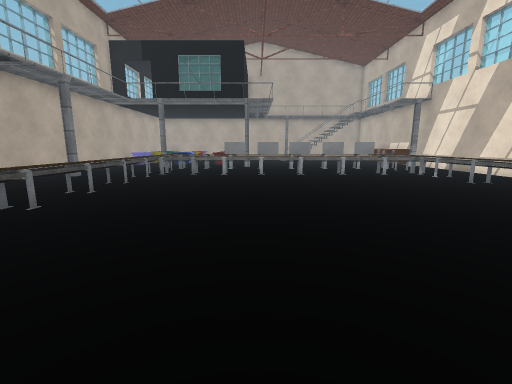
View 1 (above)

17 first-person views from a walk through a Unity game level. The camera is 1.3 m above the floor, tilts 10° down and sees 90° across. The floor is counted in squares, 1 m on a side. Each view is taken from the middle of a square. On the plan, view 1 faces up. The plan holds only what a view shows up to about 13 squares ahead; the rest is blank. The place goes on beyond the plan. Some surface patterns are stand-ins.

View 2
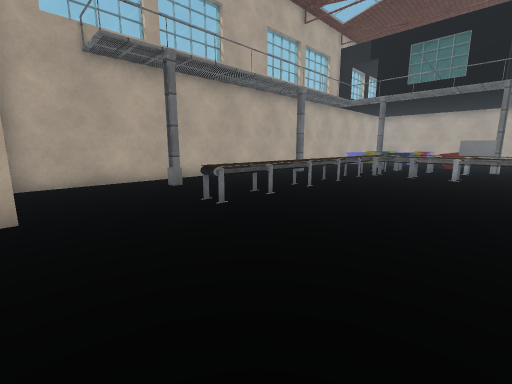

View 3
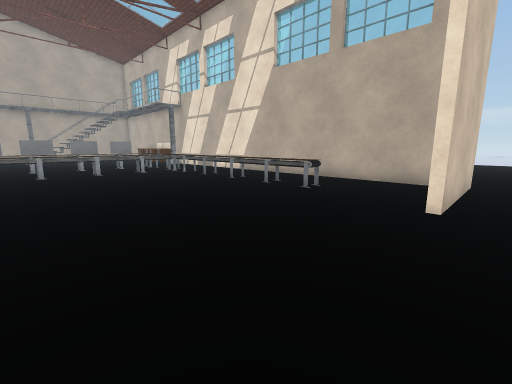

View 4
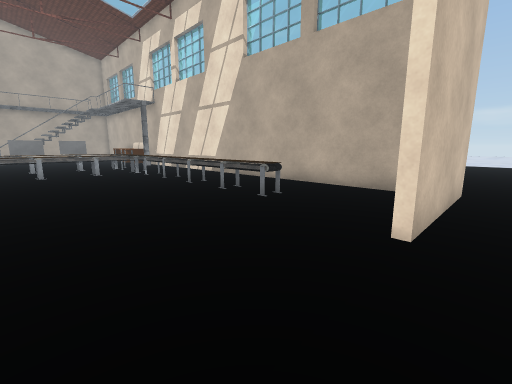

View 5
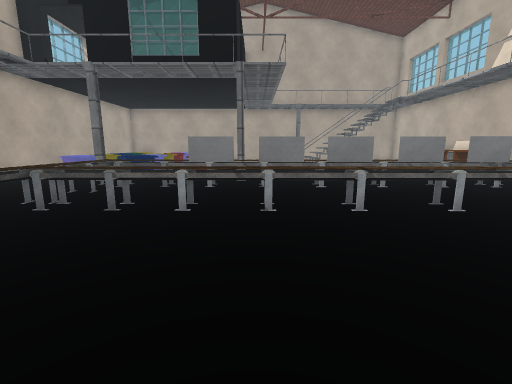

View 6
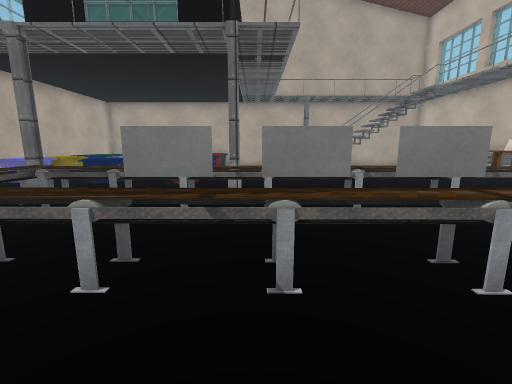

View 7
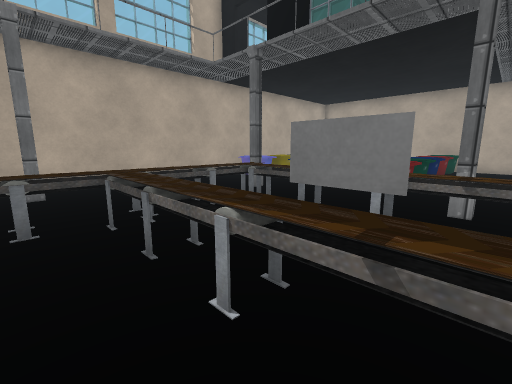

View 8
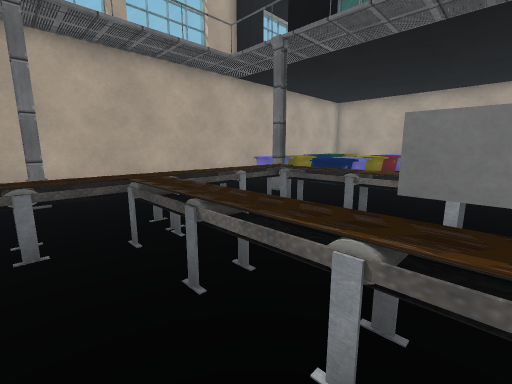

View 9
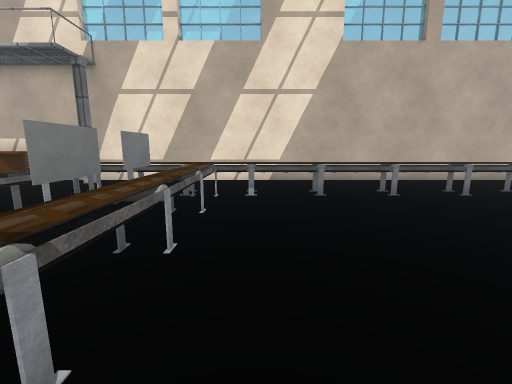

View 10
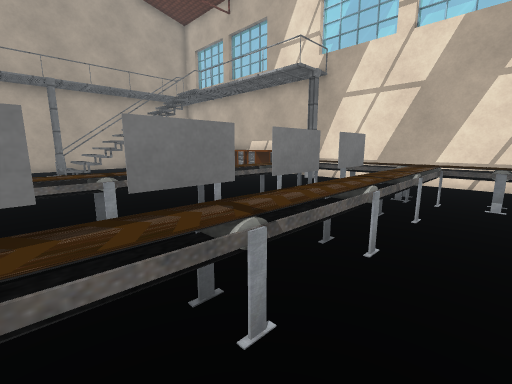

View 11
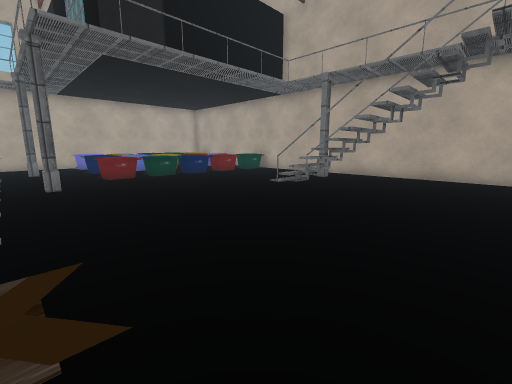

View 12
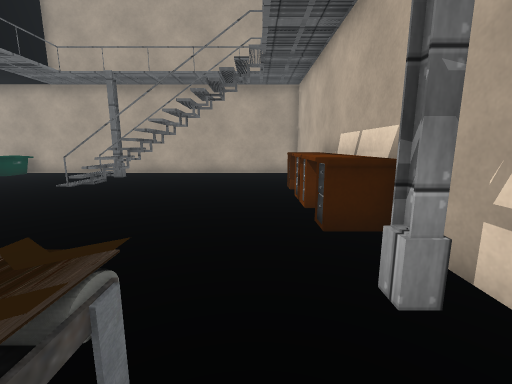

View 13
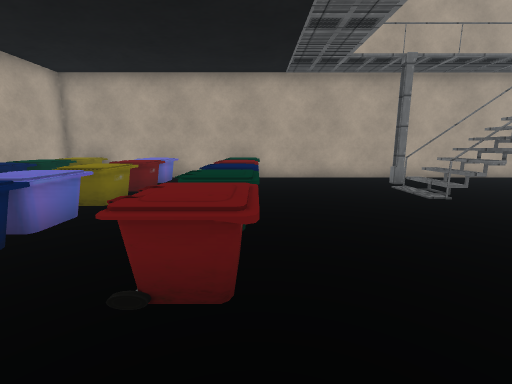

View 14
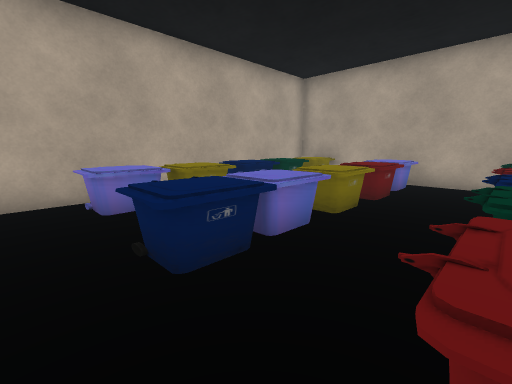

View 15
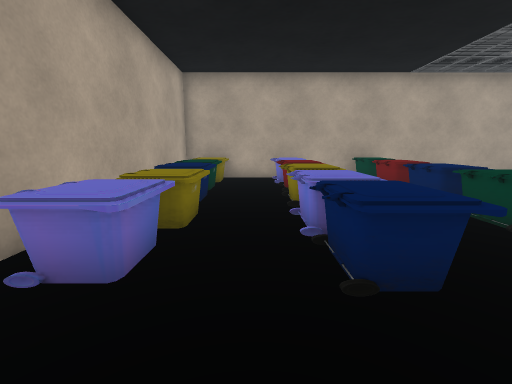

View 16
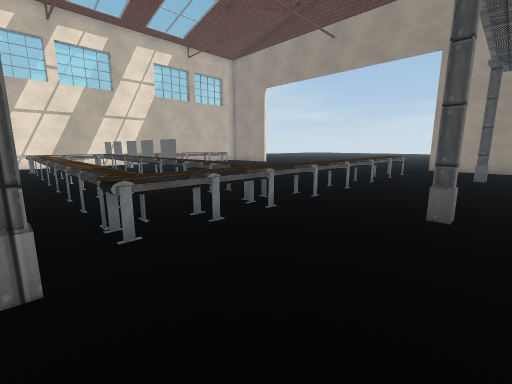

View 17
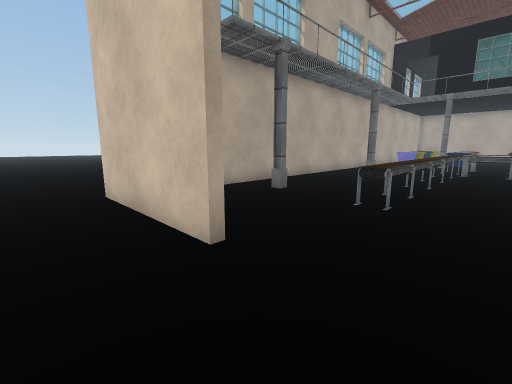

### Floor plan
Key: @ floor where view 1 was taken; # wall or solid block; . floor; = window, fence, low wall or low ledge; ^ raised ledge; E desk; O other object.
Columns run from 16 left of view 1 to 19 right of it. Each row starts with its distance up from view 1.
 28       ######################
 27       #OO.OO.OO............#
 26       #OO.OO.OO....#.......#
 25       #OO.OO.OO....###.....#
 24       #OO.OO.OO....O=#.....#
 23       #OO.OO.OO....==#....E#
 22       #OO OO.OO...........EE
 21       #OO OO.OO...........E#
 20       #OO.OO.OO...........EE
 19       #OO.OO.OO...........EE
 18       #....................#
 17       #...#....#...........#
 16       #....^^==^^^^^^^^^^..#
 15       # ...^===^^^^^^^^^.. #
 14       #  ..^............#  #
 13       #....^^^^^^^^^^====..#
 12       #....^^^^^^^^^^^===..#
 11       #....^............#..#
 10       #....^............#..#
  9       #....^............#..#
  8       #....^............#..#
  7       #....^............#..#
  6       #....^............#..#
  5       #....^.... .......#..#
  4       #.#..^..    ......^..#
  3       #......        ......#
  2       #.....          .....#
  1 ...   #.....          .....#
  0 ......#####     @     .#####........
 -1 .........        . .   .............
 -2 ........     .

Where each view was taken, in squares from view 1:
view 1: 0 up, 0 right, facing up
view 2: 0 up, 0 right, facing up-left
view 3: 1 down, 1 right, facing up-right
view 4: 1 down, 3 right, facing up-right
view 5: 7 up, 0 right, facing up
view 6: 10 up, 0 right, facing up
view 7: 11 up, 0 right, facing up-left
view 8: 11 up, 1 left, facing up-left
view 9: 11 up, 1 right, facing right
view 10: 11 up, 1 right, facing up-right
view 11: 16 up, 9 right, facing up-left
view 12: 15 up, 9 right, facing up
view 13: 17 up, 2 left, facing up
view 14: 18 up, 3 left, facing up-left
view 15: 17 up, 7 left, facing up
view 16: 17 up, 9 left, facing down-right
view 17: 2 down, 3 left, facing up-left
